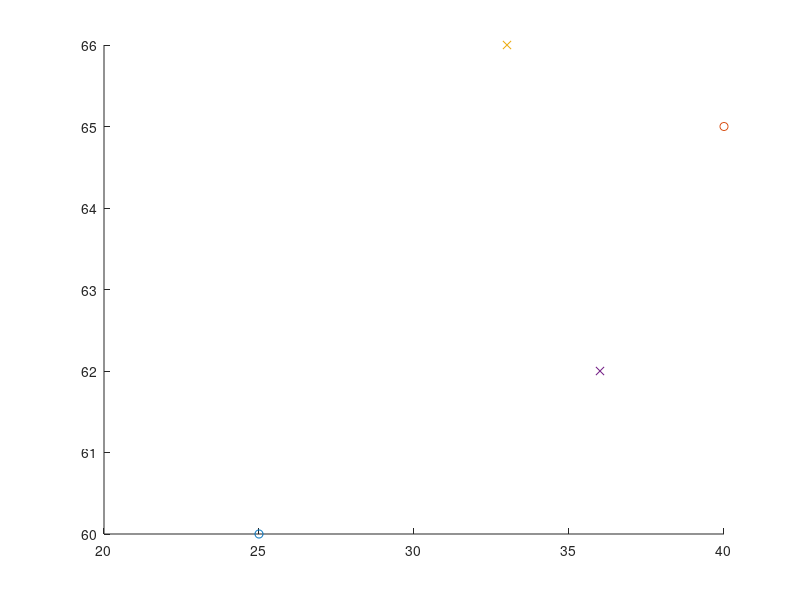

Source code (MATLAB):
clc;clear;
p_start = [25;60];
p_end = [40;65];

figure(1)
hold on
plot(p_start(1),p_start(2),'o')
plot(p_end(1),p_end(2),'o')

C = norm(p_end-p_start);
x = sqrt(C^2 - 15^2);
%x = (-10 + sqrt(10^2 - 4*(100+C^2)/2))/2
theta = atan2(x,10 + x);
u_diag = (p_end - p_start)/C;
u_par = [cos(theta),-sin(theta);sin(theta),cos(theta)] * u_diag
p_corner1 = p_start + 10*u_par
u_perp = [-u_par(2);u_par(1)]
p_corner2 = p_corner1 - x*u_perp

plot(p_corner1(1),p_corner1(2),'x')
plot(p_corner2(1),p_corner2(2),'x')

c1_error = norm(p_start- p_corner1)
c2_error = norm(p_corner2 - p_end)